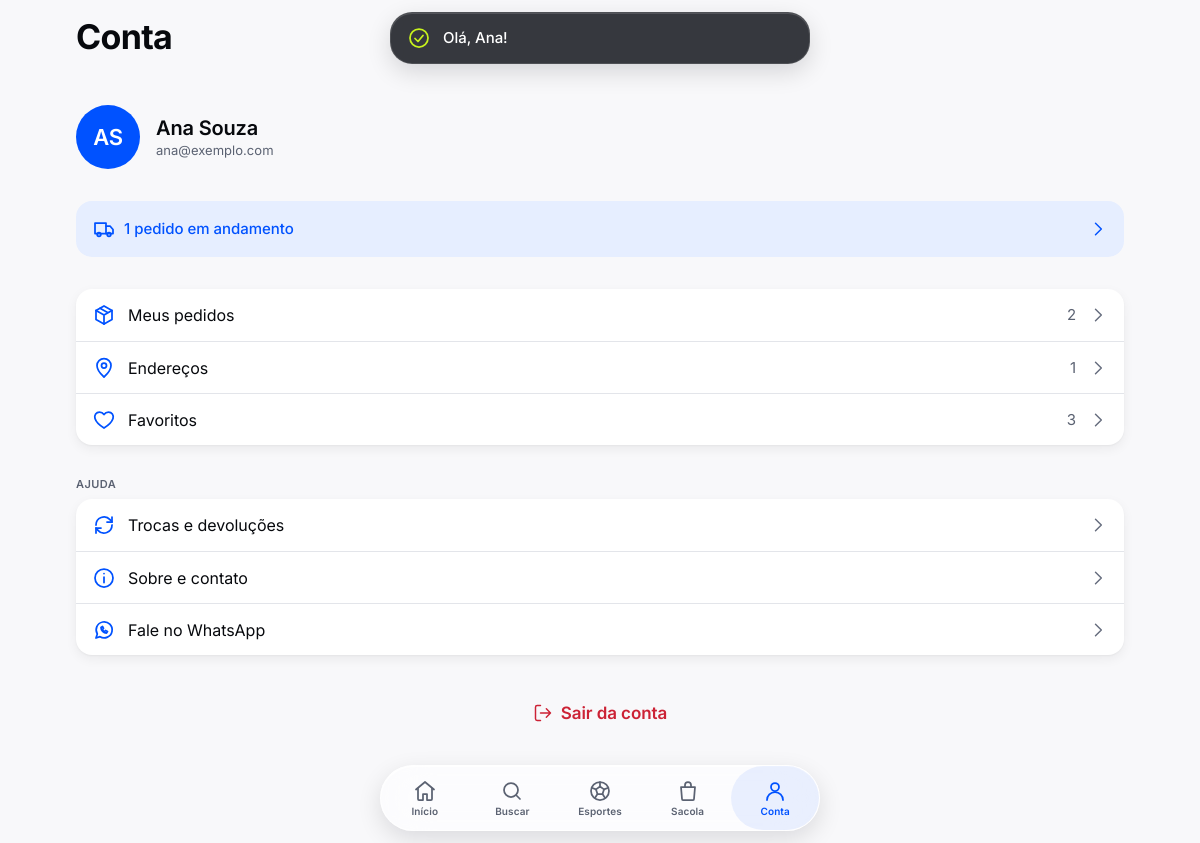
The app's page /conta/index.php (signed in) with its own data.
### tables this page shows
CREATE TABLE clientes (
  id         INT UNSIGNED AUTO_INCREMENT PRIMARY KEY,
  nome       VARCHAR(120) NOT NULL,
  email      VARCHAR(160) NOT NULL UNIQUE,
  cpf        CHAR(11)     NULL,      
  telefone   VARCHAR(20)  NULL,
  senha_hash VARCHAR(255) NOT NULL,  
  criado_em  DATETIME     NOT NULL DEFAULT CURRENT_TIMESTAMP
);

### includes/conta.php (called while the page is built, shortened)
<?php
function cliente_logado(): ?array
{
    static $cache = [];
    $id = (int) ($_SESSION['cliente_id'] ?? 0);
    if (!array_key_exists($id, $cache)) {
        $cache[$id] = consulta('SELECT id, nome, email, cpf, telefone, criado_em FROM clientes WHERE id = ?', [$id])->fetch() ?: null;
    }
    return $cache[$id];
}
function iniciais(string $nome): string
{
    $partes = preg_split('/\s+/', trim($nome));
    $primeira = mb_substr($partes[0] ?? '', 0, 1);
    $ultima = count($partes) > 1 ? mb_substr(end($partes), 0, 1) : '';
    return mb_strtoupper($primeira . $ultima);
}

### includes/db.php (called while the page is built)
<?php
function db(): PDO
{
    static $pdo = null;
    if ($pdo === null) {
        global $config;
        $dsn = sprintf(
            'mysql:host=%s;port=%d;dbname=%s;charset=utf8mb4',
            $config['db_host'],
            $config['db_porta'],
            $config['db_nome']
        );
        $pdo = new PDO($dsn, $config['db_usuario'], $config['db_senha'], [
            PDO::ATTR_ERRMODE            => PDO::ERRMODE_EXCEPTION,
            PDO::ATTR_DEFAULT_FETCH_MODE => PDO::FETCH_ASSOC,
            PDO::ATTR_EMULATE_PREPARES   => false,
        ]);
        $pdo->exec("SET time_zone = '" . (new DateTime())->format('P') . "'");
    }
    return $pdo;
}
function consulta(string $sql, array $parametros = []): PDOStatement
{
    $stmt = db()->prepare($sql);
    $stmt->execute($parametros);
    return $stmt;
}

### includes/funcoes.php (called while the page is built, shortened)
<?php
function url_base(): string
{
    static $base = null;
    if ($base === null) {
        global $config;
        if ($config['url_base'] !== null) {
            $base = rtrim($config['url_base'], '/');
        } else {
            $raiz      = str_replace('\\', '/', realpath(__DIR__ . '/..'));
            $documento = str_replace('\\', '/', realpath($_SERVER['DOCUMENT_ROOT'] ?? '') ?: '');
            $base      = ($documento !== '' && stripos($raiz, $documento) === 0)
                ? substr($raiz, strlen($documento))
                : '';
            $base = rtrim($base, '/');
        }
    }
    return $base;
}
function url(string $caminho = ''): string
{
    return url_base() . '/' . ltrim($caminho, '/');
}
function e(?string $texto): string
{
    return htmlspecialchars($texto ?? '', ENT_QUOTES | ENT_SUBSTITUTE, 'UTF-8');
}

### conta/index.php (the view, shortened to what this page needs)
<?php
require __DIR__ . '/../includes/bootstrap.php';
$cliente = cliente_logado();
if ($cliente) {
    $contagem = consulta(
        'SELECT (SELECT COUNT(*) FROM pedidos   WHERE cliente_id = ?) AS pedidos,
                (SELECT COUNT(*) FROM enderecos WHERE cliente_id = ?) AS enderecos,
                (SELECT COUNT(*) FROM favoritos WHERE cliente_id = ?) AS favoritos,
                (SELECT COUNT(*) FROM pedidos   WHERE cliente_id = ? AND status IN (\'aguardando_pagamento\', \'pago\', \'em_separacao\', \'enviado\', \'pronto_retirada\')) AS andamento',
        array_fill(0, 4, $cliente['id'])
    )->fetch();
}
?>
<div class="conteudo pilha-xl">
  <?= nav_large('Conta') ?>
  <?php if ($cliente): ?>
    <section class="perfil">
      <div class="perfil__avatar" aria-hidden="true"><?= e(iniciais($cliente['nome'])) ?></div>
      <div class="perfil__textos">
        <h2 class="t-title-3"><?= e($cliente['nome']) ?></h2>
        <p class="t-footnote texto-secundario"><?= e($cliente['email']) ?></p>
      </div>
    </section>
    <?php if ((int) $contagem['andamento'] > 0): ?>
      <a class="caixa caixa--sutil linha linha--entre perfil__andamento" href="<?= e(url('conta/pedidos.php')) ?>">
        <span class="linha"><?= icone('caminhao') ?>
          <span class="t-callout"><?= (int) $contagem['andamento'] === 1 ? '1 pedido em andamento' : (int) $contagem['andamento'] . ' pedidos em andamento' ?></span>
        </span>
        <?= icone('seta-direita', 'icone--sm') ?>
      </a>
    <?php endif; ?>
    <ul class="lista" role="list">
      <li><?= linha_lista('Meus pedidos', 'pacote', url('conta/pedidos.php'), $contagem['pedidos'] ? (string) $contagem['pedidos'] : null) ?></li>
      <li><?= linha_lista('Endereços', 'local', url('conta/enderecos.php'), $contagem['enderecos'] ? (string) $contagem['enderecos'] : null) ?></li>
      <li><?= linha_lista('Favoritos', 'coracao', url('conta/favoritos.php'), $contagem['favoritos'] ? (string) $contagem['favoritos'] : null) ?></li>
    </ul>
  <?php endif; ?>
  <section class="pilha-sm">
    <h2 class="t-label-caps texto-secundario">Ajuda</h2>
    <ul class="lista" role="list">
      <li><?= linha_lista('Trocas e devoluções', 'trocas', url('trocas.php')) ?></li>
      <li><?= linha_lista('Sobre e contato', 'info', url('sobre.php')) ?></li>
      <li><?= linha_lista('Fale no WhatsApp', 'whatsapp', 'https://wa.me/' . CONTATO_WHATSAPP) ?></li>
    </ul>
  </section>
  <?php if ($cliente): ?>
    <form method="post" action="<?= e(url('conta/sair.php')) ?>">
      <button type="submit" class="botao botao--ghost botao--bloco texto-erro"><?= icone('sair', 'icone--sm') ?> Sair da conta</button>
    </form>
  <?php endif; ?>
</div>

### assets/css/tokens.css (style rules this page uses)
:root { --blue-700: #0040C9; --blue-600: #0052FF; --blue-500: #2E6BFF; --blue-400: #5C8DFF; --blue-100: #E6EEFF; --lime-600: #A9D400; --lime-500: #C8F31D; --ink-950: #07090D; --ink-900: #0E1117; --ink-800: #161A22; --ink-700: #232834; --gray-600: #5B6272; --gray-500: #7C8394; --gray-400: #A3A9B6; --gray-300: #C9CDD5; --gray-200: #E3E5EA; --gray-100: #F1F2F5; --gray-50: #F8F8FA; --white: #FFFFFF; --green-500: #1FB86A; --orange-500: #FF8A00; --red-500: #F2394B; --color-bg-primary: var(--gray-50); --color-bg-secondary: var(--white); --color-bg-tertiary: var(--gray-100); --color-bg-elevated: var(--white); --color-bg-inverse: var(--ink-950); --color-text-primary: var(--ink-950); --color-text-secondary: var(--gray-600); --color-text-tertiary: #676E7F; --color-text-success: #107A44; --color-text-error: #CC2235; --color-text-on-brand: var(--white); --color-text-on-accent: var(--ink-950); --color-text-link: var(--blue-600); --color-text-inverse: var(--white); --color-brand-primary: var(--blue-600); --color-brand-pressed: var(--blue-700); --color-brand-subtle: var(--blue-100); --color-accent-primary: var(--lime-500); --color-accent-pressed: var(--lime-600); --color-border-default: var(--gray-200); --color-border-strong: var(--gray-300); --color-status-success: var(--green-500); --color-status-warning: var(--orange-500); --color-status-error: var(--red-500); --color-glass-fill: rgb(255 255 255 / 0.62); --color-glass-fill-thick: rgb(255 255 255 / 0.82); --color-glass-fill-dark: rgb(20 23 29 / 0.55); --color-glass-fill-tint: rgb(0 82 255 / 0.90); --color-glass-stroke: rgb(255 255 255 / 0.70); --color-glass-highlight: rgb(255 255 255 / 0.95); --color-overlay-scrim: rgb(0 0 0 / 0.32); --spacing-2xs: 2px; --spacing-xs: 4px; --spacing-sm: 8px; --spacing-md: 12px; --spacing-lg: 16px; --spacing-xl: 20px; --spacing-2xl: 24px; --spacing-3xl: 32px; --spacing-4xl: 40px; --spacing-5xl: 56px; --radius-sm: 8px; --radius-md: 12px; --radius-lg: 16px; --radius-xl: 22px; --radius-2xl: 28px; --radius-full: 999px; --font-family: "Inter", system-ui, -apple-system, "Segoe UI", Roboto, sans-serif; --glass-thin-blur: 12px; --glass-regular-blur: 24px; --glass-thick-blur: 40px; --glass-highlight-line: inset 0 1px 0 var(--color-glass-highlight); --shadow-glass-thin: 0 2px 8px rgb(7 9 13 / 0.08); --shadow-glass-regular: 0 8px 24px rgb(7 9 13 / 0.12); --shadow-glass-thick: 0 -8px 40px rgb(7 9 13 / 0.18); --shadow-card: 0 1px 2px rgb(7 9 13 / 0.04), 0 4px 12px rgb(7 9 13 / 0.06); --shadow-floating: 0 8px 24px rgb(7 9 13 / 0.14); --ease-padrao: cubic-bezier(0.25, 0.1, 0.25, 1); --duracao-curta: 160ms; --duracao-media: 300ms; --largura-app: 1080px; --largura-leitura: 560px; --altura-tab-bar: 64px; --area-segura-baixo: env(safe-area-inset-bottom, 0px); --area-segura-topo: env(safe-area-inset-top, 0px); }

### assets/css/base.css (style rules this page uses)
*, *::before, *::after { box-sizing: border-box; }
html { -webkit-text-size-adjust: 100%; text-size-adjust: 100%; -webkit-tap-highlight-color: transparent; }
body { margin: 0; min-height: 100dvh; font-family: var(--font-family); font-size: 16px; line-height: 24px; letter-spacing: -0.002em; color: var(--color-text-primary); background: var(--color-bg-primary); -webkit-font-smoothing: antialiased; -moz-osx-font-smoothing: grayscale; font-feature-settings: "cv11", "ss01"; }
h1, h2, h3, h4, p, ul, ol, figure { margin: 0; }
ul[role="list"], ol[role="list"] { list-style: none; padding: 0; }
button, input, select, textarea { font: inherit; color: inherit; }
button { cursor: pointer; }
a { color: var(--color-text-link); text-decoration: none; }
.t-title-3 { font-size: 20px; line-height: 25px; font-weight: 600; letter-spacing: -0.008em; }
.t-callout { font-size: 15px; line-height: 20px; font-weight: 500; letter-spacing: -0.002em; }
.t-footnote { font-size: 13px; line-height: 18px; font-weight: 400; letter-spacing: 0.002em; }
.t-label-caps { font-size: 11px; line-height: 14px; font-weight: 600; letter-spacing: 0.04em; text-transform: uppercase; }
.texto-secundario { color: var(--color-text-secondary); }
.texto-erro { color: var(--color-text-error); }
.conteudo { width: 100%; max-width: var(--largura-app); margin-inline: auto; padding-inline: var(--spacing-lg); }
.pilha-sm { display: flex; flex-direction: column; gap: var(--spacing-sm); }
.pilha-xl { display: flex; flex-direction: column; gap: var(--spacing-3xl); }
.linha { display: flex; align-items: center; gap: var(--spacing-sm); }
.linha--entre { justify-content: space-between; }

### records on screen
clientes: nome "AS", nome "Ana Souza", email "ana@exemplo.com"

### other values on screen
$titulo "Conta"
$rotulo "Meus pedidos Endereços Favoritos Trocas e devoluções Sobre e contato Fale no WhatsApp"
$valor "2 1 3"
$rotulo "Início"
$rotulo "Buscar"
$rotulo "Esportes"
$rotulo "Sacola"
$rotulo "Conta"
